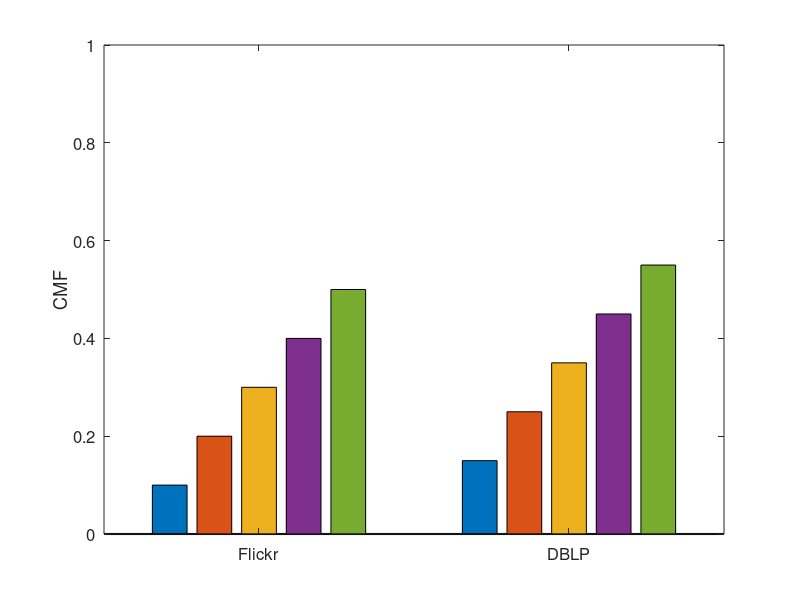

Write the MATLAB code that produced this figure. (Note: this script raises an error after producing the figure.)
set(gcf,'color',[1, 1, 1]);
set(gcf,'unit','centimeters','position',[10 5 9 6]);

y=[0.1 0.2 0.3 0.4 0.5;
   0.15 0.25 0.35 0.45 0.55];

b=bar(y);

ylabel('CMF');

axis([0.5 2.5 0.0 1.0]);

set(gca, 'xtick', 1:2, 'XTickLabel', {'Flickr','DBLP'});
% leg=legend('Codicil(2.5k)','Codicil(5.0k)','Codicil(7.5k)','Codicil(10k)','LAC');
% set(leg,'edgecolor','white');

set(findall(gcf,'type','line'),'linewidth',1.5);
set(gca, 'FontSize', 12);
leg1 = legend(b(:,1:3)','Cod2.5k','Cod5.0k','Cod10k', 2);

set(leg1,'edgecolor','white');

set(gca, 'LineWidth', 1.5);
ah=axes('position',get(gca,'position'),'visible','off');
set(gca, 'FontSize', 12);
leg2 = legend(ah,b(:,4:5)','LAC1','ABC', 1);
set(leg2,'edgecolor','white');



set(gca, 'FontSize', 12);
set(get(gca, 'XLabel'), 'FontSize',12);
set(get(gca, 'YLabel'), 'FontSize',12);
set(findall(gcf,'type','line'),'linewidth',1.5);
set(gca, 'LineWidth', 1.5);
applyhatch(gcf,'/+\-x') ;
